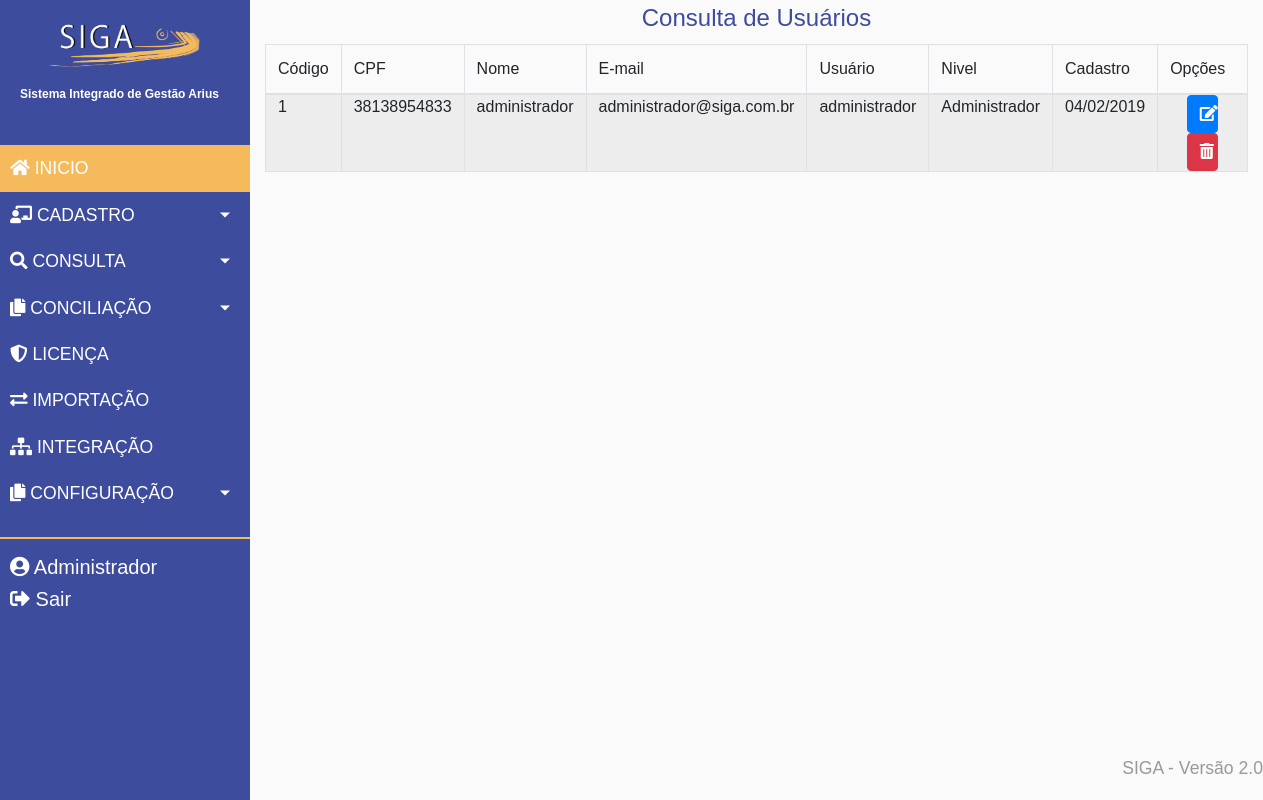
The page /consultausuario.php (signed in) on the database its author committed.
### tables this page shows
CREATE TABLE IF NOT EXISTS `usuarios` (
  `id` int(11) NOT NULL AUTO_INCREMENT,
  `cpf` varchar(11) NOT NULL,
  `nome` varchar(50) NOT NULL,
  `Sobrenome` varchar(50) NOT NULL,
  `email` varchar(50) NOT NULL,
  `usuario` varchar(20) NOT NULL,
  `senha` varchar(32) NOT NULL,
  `niveldeacesso` tinyint(4) NOT NULL,
  `datadecadastro` date NOT NULL,
  PRIMARY KEY (`cpf`),
  UNIQUE KEY `id` (`id`),
  UNIQUE KEY `email` (`email`),
  UNIQUE KEY `usuario` (`usuario`)
);

### consultausuario.php (the view, shortened to what this page needs)
<?php
include("menu.php");
include ("config/conexao.php");
$consulta = mysqli_query ($conexao,"SELECT * FROM usuarios ORDER BY id") or die (mysqli_error("nao foi possível realizar a consulta. Tente mais tarde!"));
?>
<!DOCTYPE html>
<html lang="pt-br">
  <head>
    <link rel="stylesheet" href="css/bootstrap/css/bootstrap.min.css">
    <link rel="stylesheet" href="css/fontawesome/css/fontawesome.min.css">
    <link href="css/fontawesome/css/fontawesome.css" rel="stylesheet">
    <link href="css/fontawesome/css/brands.css" rel="stylesheet">
    <link href="css/fontawesome/css/solid.css" rel="stylesheet">
    <link rel="stylesheet" type="text/css" href="css/menu.css">
	<link href="//cdn.datatables.net/1.10.15/css/jquery.dataTables.min.css" rel="stylesheet">
	<link href="//cdn.datatables.net/plug-ins/1.10.19/i18n/Portuguese-Brasil.json" rel="stylesheet">
   </head>
  <body>
   <div class="container-fluid" >
<legend style="text-align: center;"> Consulta de Usuários</legend>
  <table id="tabela" class="table table-striped table-bordered table-hover">
  <thead>
    <tr>
	      <td>Código</td>
	  <td>CPF</td>
      <td>Nome</td>
	  <td>E-mail</td>
	  <td>Usuário</td>
	  <td>Nivel</td>
      <td>Cadastro</td>
	  <td>Opções</td>
    </tr>
	  </thead>
	  <tbody>
    <?php while($dados = $consulta->fetch_array()) { ?>
    <tr>
    <td id="dimensao"><?php echo $dados['id']; ?></td>
    <td id="dimensao"><?php echo $dados['cpf']; ?></td>
	  <td id="dimensao"><?php echo $dados['nome']; ?></td>
	  <td id="dimensao"><?php echo $dados['email']; ?></td>
	  <td id="dimensao"><?php echo $dados['usuario']; ?></td>
	  <td id="dimensao"><?php echo $dados['niveldeacesso']==1 ?'Usuário':'Administrador'; ?></td>
      <td id="dimensao"><?php echo date('d/m/Y', strtotime($dados['datadecadastro'])); ?></td>
	  <td id="dimensao">
	  <center>
	  <div class="btn btn-primary">
        <a href="editarusuario.php?id=<?php echo $dados['id'] ?>" style="color:white"><i style="width: 5.5px;" class="fas fa-edit"></i></a>
		</div>
       <div class="btn btn-danger">
<a href="deletaruser.php?id=<?php echo $dados['id'] ?>"  style="color:white" onclick="return confirm('Tem certeza de que deseja remover?');"><i class="fas fa-trash-alt" style="width: 5.5px;"></i></a>
</div>
	</center>
      </td>
    </tr>
	<?php } ?>
	</tbody>
	</table>
  </div>
   <div class="footer">
  <p>SIGA - Versão <?php echo versao_sistema; ?> </p>
</div>
  </body>
</html>

### css/menu.css (style rules this page uses)
body { font-family: 'Poppins', sans-serif; background: #fafafa; }
p { font-family: 'Poppins', sans-serif; font-size: 1.1em; font-weight: 300; line-height: 1.7em; color: #999; }
a, a:hover, a:focus { color: inherit; text-decoration: none; transition: all 0.3s; }
legend { color: #3d4c9d; }
.footer { position: fixed; left: 0; bottom: 0; width: 100%; color: #A9A9A9; text-align: right; }

### consultausuario.php (style rules this page uses)
#dimensao { padding: 0px 12px; }

### rows shown on the page
usuarios: id "1", cpf "38138954833", nome "administrador", email "administrador@siga.com.br", usuario "administrador", niveldeacesso "Administrador", datadecadastro "04/02/2019"

### other values the page prints
$nome_logado "Administrador"
versao_sistema "2.0"
